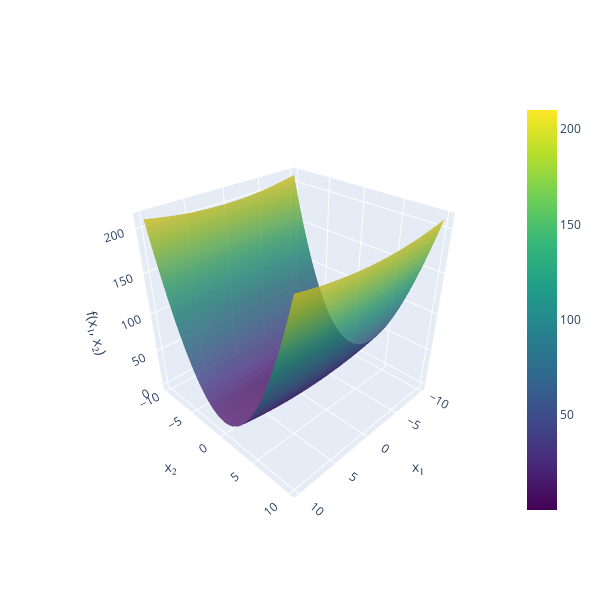

The code cell stored with this chart in its notebook:
### Markdown cell above
To illustrate different optimizers, we focus on the simple function `f_2d` that we used to illustrate `backprop` above.

$$f(x_1, x_2) = 0.1 \cdot x_1^2 + 2 \cdot x_2 ^2$$

We want to find the parameters $\theta^* = (x_1, x_2)$ that minimize $f$. If we look at the surface, the optimization problem is similar to the linear regression in [2-basics](2-basics/linear-regression.ipynb).

### Code cell
# Create grid
x1_range = np.linspace(-10, 10, 100)
x2_range = np.linspace(-10, 10, 100)
X1, X2 = np.meshgrid(x1_range, x2_range)

# Compute function values
Z = f_2d(X1, X2)

fig = go.Figure(data=[
    go.Surface(
        x=x1_range,
        y=x2_range,
        z=Z,
        colorscale='Viridis',
        opacity=0.8,
        name='Function Surface'
    )
])

fig.update_layout(
    width=600,
    height=600,
    scene=dict(
        xaxis_title='x₁',
        yaxis_title='x₂',
        zaxis_title='f(x₁, x₂)',
        camera=dict(eye=dict(x=1.5, y=1.5, z=1.3))
    ),
)

fig.show()

### Figure 1 — Plotly figure (JSON) as saved in the notebook; plotly's stock layout.template omitted (floating-point values rounded to 4 significant figures; data arrays with more than 128 entries replaced by an {"elided": "..."} marker saying what was removed)
{"data": [{"colorscale": [[0, "#440154"], [0.1111, "#482878"], [0.2222, "#3e4989"], [0.3333, "#31688e"], [0.4444, "#26828e"], [0.5556, "#1f9e89"], [0.6667, "#35b779"], [0.7778, "#6ece58"], [0.8889, "#b5de2b"], [1, "#fde725"]], "name": "Function Surface", "opacity": 0.8, "type": "surface", "x": [-10.0, -9.798, -9.596, -9.394, -9.192, -8.99, -8.788, -8.586, -8.384, -8.182, -7.98, -7.778, -7.576, -7.374, -7.172, -6.97, -6.768, -6.566, -6.364, -6.162, -5.96, -5.758, -5.556, -5.354, -5.152, -4.949, -4.747, -4.545, -4.343, -4.141, -3.939, -3.737, -3.535, -3.333, -3.131, -2.929, -2.727, -2.525, -2.323, -2.121, -1.919, -1.717, -1.515, -1.313, -1.111, -0.9091, -0.7071, -0.5051, -0.303, -0.101, 0.101, 0.303, 0.5051, 0.7071, 0.9091, 1.111, 1.313, 1.515, 1.717, 1.919, 2.121, 2.323, 2.525, 2.727, 2.929, 3.131, 3.333, 3.535, 3.737, 3.939, 4.141, 4.343, 4.545, 4.747, 4.949, 5.152, 5.354, 5.556, 5.758, 5.96, 6.162, 6.364, 6.566, 6.768, 6.97, 7.172, 7.374, 7.576, 7.778, 7.98, 8.182, 8.384, 8.586, 8.788, 8.99, 9.192, 9.394, 9.596, 9.798, 10.0], "y": [-10.0, -9.798, -9.596, -9.394, -9.192, -8.99, -8.788, -8.586, -8.384, -8.182, -7.98, -7.778, -7.576, -7.374, -7.172, -6.97, -6.768, -6.566, -6.364, -6.162, -5.96, -5.758, -5.556, -5.354, -5.152, -4.949, -4.747, -4.545, -4.343, -4.141, -3.939, -3.737, -3.535, -3.333, -3.131, -2.929, -2.727, -2.525, -2.323, -2.121, -1.919, -1.717, -1.515, -1.313, -1.111, -0.9091, -0.7071, -0.5051, -0.303, -0.101, 0.101, 0.303, 0.5051, 0.7071, 0.9091, 1.111, 1.313, 1.515, 1.717, 1.919, 2.121, 2.323, 2.525, 2.727, 2.929, 3.131, 3.333, 3.535, 3.737, 3.939, 4.141, 4.343, 4.545, 4.747, 4.949, 5.152, 5.354, 5.556, 5.758, 5.96, 6.162, 6.364, 6.566, 6.768, 6.97, 7.172, 7.374, 7.576, 7.778, 7.98, 8.182, 8.384, 8.586, 8.788, 8.99, 9.192, 9.394, 9.596, 9.798, 10.0], "z": {"elided": "100x100 float values"}}], "layout": {"height": 600, "scene": {"camera": {"eye": {"x": 1.5, "y": 1.5, "z": 1.3}}, "xaxis": {"title": {"text": "x₁"}}, "yaxis": {"title": {"text": "x₂"}}, "zaxis": {"title": {"text": "f(x₁, x₂)"}}}, "width": 600}}
